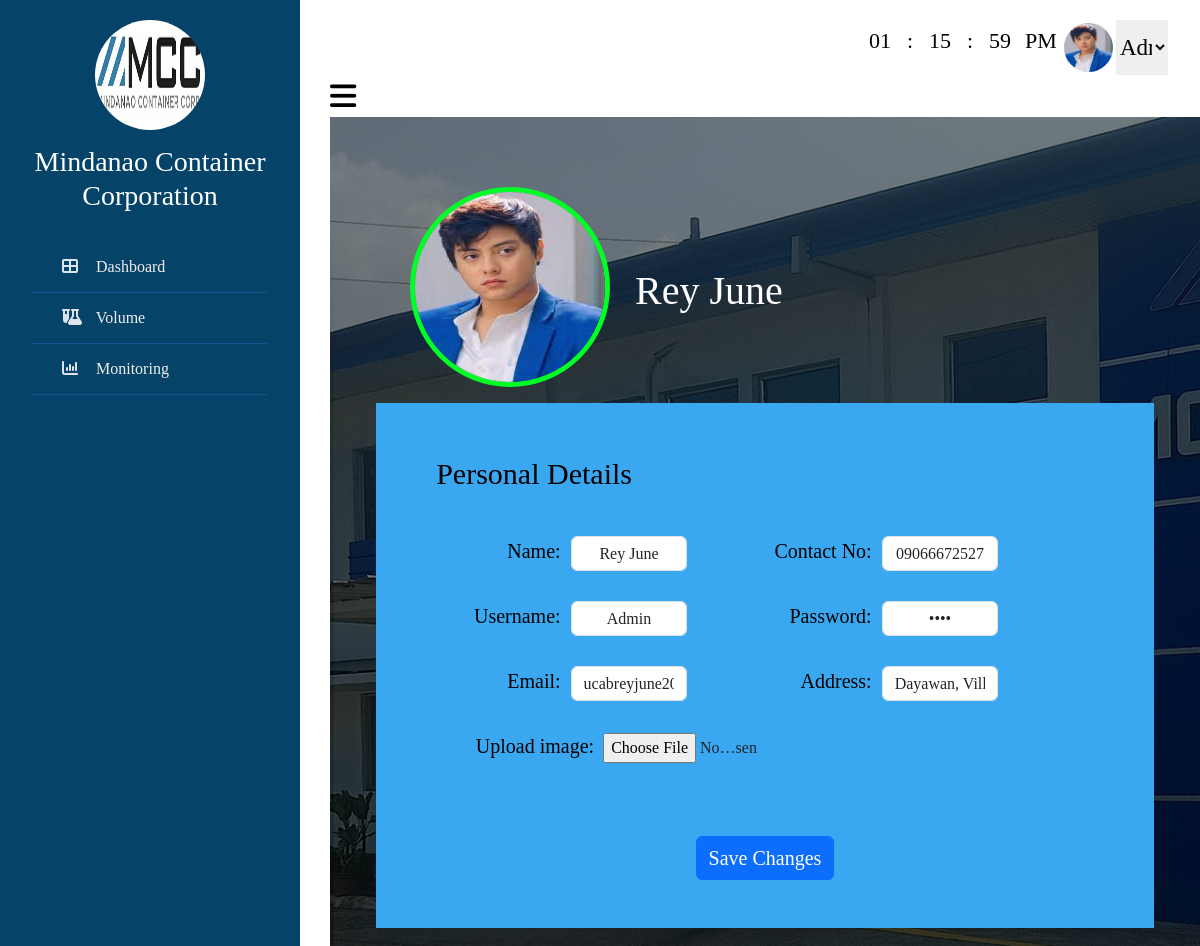
/profile.php (signed in), run on an earlier commit of the app's database.
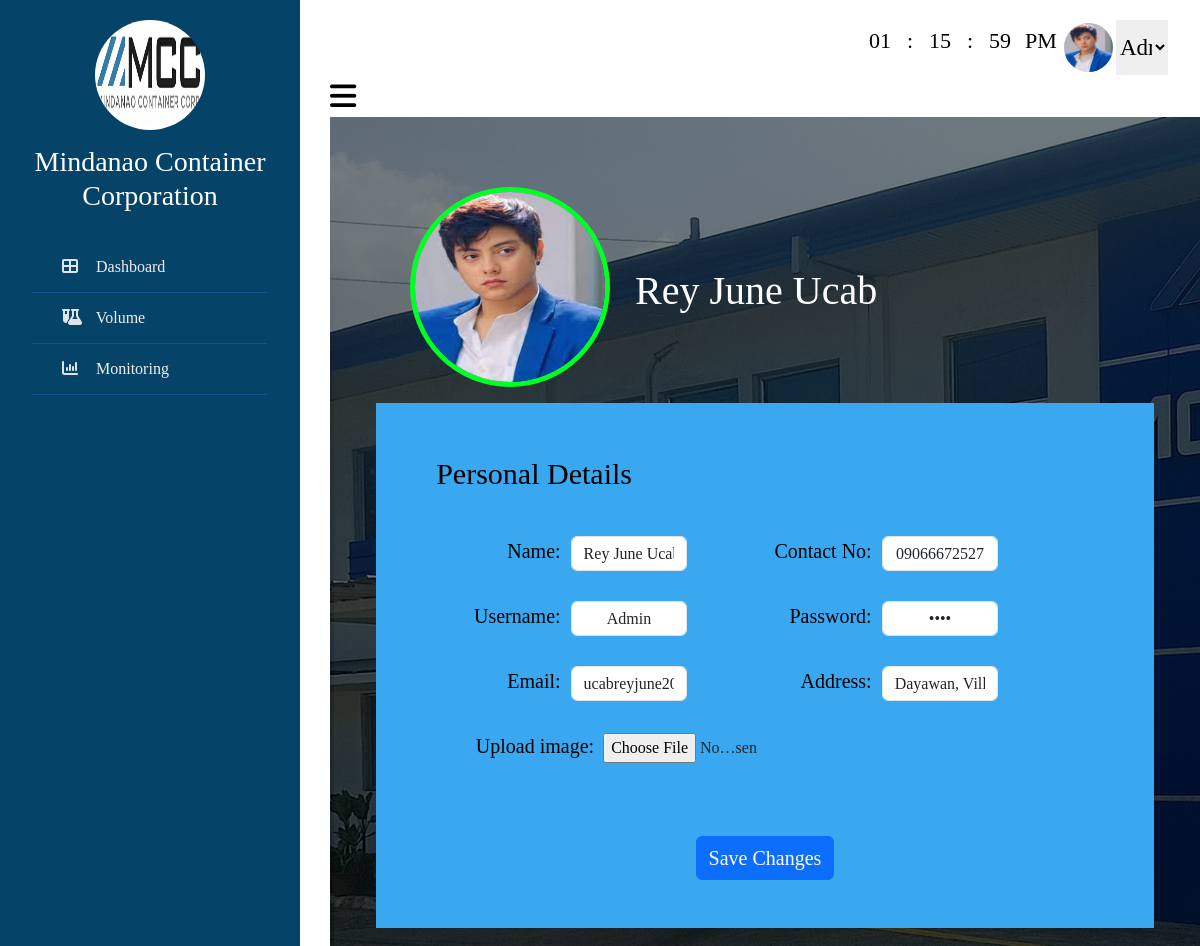
And on a later commit of the database.
### tables this page shows
CREATE TABLE `tbl_user` (
  `userID` int(100) NOT NULL,
  `Level` varchar(100) NOT NULL,
  `Name` varchar(100) NOT NULL,
  `Username` varchar(100) NOT NULL,
  `Contact` varchar(100) NOT NULL,
  `Address` varchar(100) NOT NULL,
  `Profile_image` varchar(100) NOT NULL,
  `Email` varchar(100) NOT NULL,
  `Password` varchar(100) NOT NULL
);

### profile.php (the view, shortened to what this page needs)
<?php
include 'connect.php';
$id = 1;
$sql = "Select * from `tbl_user` where userID=$id";
$result = mysqli_query($con, $sql);
$row = mysqli_fetch_assoc($result);
$Name = $row['Name'];
$Contact = $row['Contact'];
$Username = $row['Username'];
$Password = $row['Password'];
$Email = $row['Email'];
$Address = $row['Address'];
$Profile_image = $row['Profile_image'];
?>
<!DOCTYPE html>
<html lang="en">
<head>
    <link href="https://cdn.jsdelivr.net/npm/bootstrap@5.3.0-alpha3/dist/css/bootstrap.min.css" rel="stylesheet"
>
    <link rel="stylesheet" href="https://cdnjs.cloudflare.com/ajax/libs/font-awesome/6.5.1/css/all.min.css"
 />
</head>
<body>
    <div class="wrapper">
        <div class="section">
        <div class="admin_profile">
                <div class="clockcontainer">
                    <div class="clock">
                        <span id="hrs"></span>
                        <span>:</span>
                        <span id="min"></span>
                        <span>:</span>
                        <span id="sec"></span>
                        <span id="ampm"></span>
                    </div>
                </div>
                <img src="uploaded_image/<?php echo $Profile_image; ?>" class="img-admin" id="image">
                <select class="dropdown" required onchange="handleDropdownChange(this)">
                    <option value="admin">
                        <?php echo $Username; ?>
                    </option>
                </select>
            </div>
            <div class="top_navbar">
                <div class="hamburger">
                    <a href="#">
                        <i class="fas fa-bars"></i>
                    </a>
                </div>
            </div>
            <div class="main1">
                <header>
                    <div class="Admin-Profile">
                        <img src="uploaded_image/<?php echo $Profile_image; ?>" class="Img-Admin" id="image">
                        <h4 style="margin-left:25px; font-size:40px; color:white; margin-top:80px; text-align:right;">
                            <?php echo $Name; ?>
                        </h4>
                    </div>
                </header>
                <div class="main2">
                    <div class="editProfile_container">
                        <form method="post" enctype="multipart/form-data">
                            <fieldset>
                                <legend>Personal Details</legend>
                                <div class="form-column">
                                    <label style="font-size:20px; color:black;">Name:</label>
                                    <input type="text" class="form-control" name="update_name"
                                        style="text-align: center;" autocomplete="off" value="<?php echo $Name; ?>">
                                    <label style=" font-size:20px; color:black;">Contact No:</label>
                                    <input type="text" class="form-control" name="update_contact"
                                        style="margin-right:20%; text-align: center;" autocomplete="off"
                                        value="<?php echo $Contact; ?>">
                                </div>
                                <div class="form-column">
                                    <label style=" font-size:20px; color:black;">Username:</label>
                                    <input type="text" class="form-control" name="update_username"
                                        style="text-align: center;" autocomplete="off" value="<?php echo $Username; ?>">
                                    <label style=" font-size:20px; color:black;">Password:</label>
                                    <input type="password" class="form-control form-outline" name="update_password"
                                        style="margin-right:20%; text-align: center;" autocomplete="off"
                                        value="<?php echo $Password; ?>">
                                </div>
                                <div class="form-column">
                                    <label style=" font-size:20px; color:black;">Email:</label>
                                    <input type="text" class="form-control" name="update_email"
                                        style="text-align: center;" autocomplete="off" value="<?php echo $Email; ?>">
                                    <label style=" font-size:20px; color:black;">Address:</label>
                                    <input type="text" class="form-control" name="update_address"
                                        style="margin-right:20%; text-align: center;" autocomplete="off"
                                        value="<?php echo $Address; ?>">
                                </div>
                                <div class="form-row">
                                    <label style=" font-size:20px; color:black;">Upload image:&nbsp</label>
                                    <input type="file" name="update_image" accept="image/jpg, image/jpeg, image/png"
                                        class="box" style="margin-right:38%;">
                                </div>
                                <br><br>
                                <button type="submit" id="update" name="submit" class="btn btn-primary"
                                    style="font-size:20px;">Save Changes</button>
                            </fieldset>
                        </form>
                    </div>
                </div>
            </div>
            <div class="sidebar">
                <div class="profile">
                    <img src="IMAGES/logo.jpg" alt="profile_picture">
                    <h3>Mindanao Container Corporation</h3>
                </div>
                <ul>
                    <li>
                        <a href="dataEntry.php">
                        <span class="icon"><i class="fa-solid fa-table-cells-large"></i></span>
                            <span class="item">Dashboard</span>
                        </a>
                    </li>
                    <li>
                        <a href="volume.php">
                        <span class="icon"><i class="fa-solid fa-flask-vial"></i></span>
                            <span class="item">Volume</span>
                        </a>
                    </li>
                    <li>
                        <a href="monitoring.php">
                        <span class="icon"><i class="fa-solid fa-chart-column"></i></span>
                            <span class="item">Monitoring</span>
                        </a>
                    </li>
                </ul>
            </div>
        </div>
    </div>
</body>
</html>

### profile.php (style rules this page uses)
* { list-style: none; text-decoration: none; margin: 0; padding: 0; box-sizing: border-box; font-family: 'Noto+Serif+Makasar'; }
body { background: white; }
.wrapper .sidebar { background: rgb(5, 68, 104); position: fixed; top: 0; left: 0; width: 300px; height: 100%; padding: 20px 0; transition: all 0.5s ease; }
.wrapper .sidebar .profile { margin-bottom: 30px; text-align: center; }
.wrapper .sidebar .profile img { display: block; width: 110px; height: 110px; border-radius: 50%; margin: 0 auto; }
.wrapper .sidebar .profile h3 { color: #ffffff; margin: 15px 0 5px; }
.wrapper .sidebar ul li a { display: block; padding: 13px 30px; border-bottom: 1px solid #10558d; color: rgb(241, 237, 237); font-size: 16px; position: relative; margin-right: 33px; text-decoration: none; }
.wrapper .sidebar ul li a .icon { color: #dee4ec; width: 30px; display: inline-block; }
.wrapper .section { width: calc(100% - 300px); margin-left: 300px; transition: all 0.5s ease; }
.wrapper .section .top_navbar { background: white; height: 2px; display: flex; align-items: center; padding: 0 30px; margin-top: 20px; }
.wrapper .section .top_navbar .hamburger a { font-size: 30px; color: black; }
.admin_profile { display: flex; justify-content: flex-end; margin-top: 20px; margin-bottom: 20px; margin-right: 32px; }
.img-admin { height: 55px; width: 55px; border-radius: 50%; border: 3px solid transparent; }
img { height: 50px; width: 50px; border-radius: 50%; }
.Admin-Profile { display: flex; justify-content: start; margin-top: 20px; margin-left: 50px; }
.Img-Admin { height: 200px; width: 200px; border-radius: 50%; border: 5px solid; border-color: rgb(0, 255, 38); }
.main1 { background-image: linear-gradient(rgba(0, 0, 0, 0.5), rgba(0, 0, 0, 0.5)), url(IMAGES/background2.jpg); background-size: cover; padding: 2%; flex: 1 1 150px; margin-top: 20px; margin-left: 30px; height: 100%; padding-left: 30px; padding-right: 30px; }
header { background-color: transparent; padding: 2em 0 2em 0; padding-bottom: 0px; }
.editProfile_container { background-color: #39a8f1; padding: 3em 0 3em 0; flex: 1 1 100px; margin-right: auto; text-align: center; }
input { width: 20%; height: 35px; margin-bottom: 20px; border-color: #86; border-radius: 5px; }
.main2 { display: flex; flex: 1; padding-top: 2%; padding-left: 2%; padding-right: 2%; height: 100%; }
legend { text-align: left; margin-left: 60px; margin-bottom: 40px; font-size: 30px; color: black; }
.form-column { display: flex; justify-content: space-between; margin-bottom: 10px; }
.form-column label { flex: 1; margin-right: 10px; text-align: right; }
.form-column input { width: 15%; }
.dropdown { border: none; font-size: 23px; width: 6%; text-align: center; }
.dropdown option { padding: 10px; font-size: 20px; text-align: center; }
.clockcontainer { width: 295px; height: 180px; position: absolute; top: 12%; left: 80%; transform: translate(-50%, -50%); }
.clock { color: black; border-radius: 10px; display: flex; align-items: center; justify-content: center; }
.clock span { font-size: 22px; width: 30px; display: inline-block; text-align: center; position: relative; }
#ampm { margin-left: 10px; }

What changed in the data, as far as the page shows it:
changed tbl_user "Admin": Name "Rey June" → "Rey June Ucab"; update_name "Rey June" → "Rey June Ucab"
